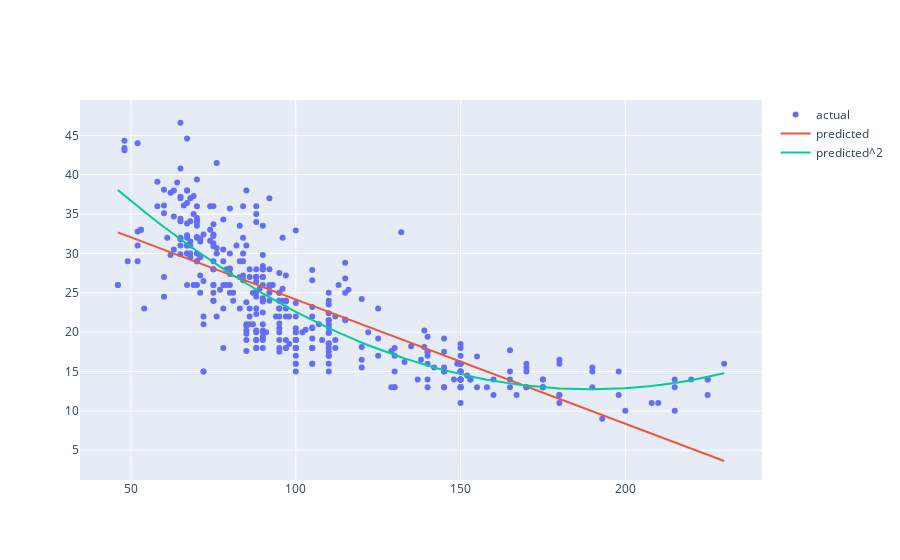

The notebook cell this image was saved under:
### Markdown cell above
[Back to top](#Index:) 

## Problem 5

### Comparing the model performance



Reflect on the mean squared error of the two models.  Which model more closely approximated the data -- linear or quadratic?  Assign your answer as a string to `best_model` below (`linear` or `quadratic`).

### Code cell
# # px.scatter(data_frame=auto, x='horsepower', y='mpg')
# fig = fig.go
import plotly.graph_objects as go

fig = go.Figure()
fig.add_trace(go.Scatter(x=x_for_pred['horsepower'], y=x_for_pred['mpg'], mode='markers', name='actual'))
fig.add_trace(go.Scatter(x=x_for_pred['horsepower'], y=first_degree_model.predict(x_for_pred[['horsepower']]), mode='lines', name='predicted'))
fig.add_trace(go.Scatter(x=x_for_pred['horsepower'], y=quadratic_model.predict(x_for_pred[['horsepower', 'hp2']]), mode='lines', name='predicted^2'))

### Figure 1 — Plotly figure (JSON) as saved in the notebook; plotly's stock layout.template omitted (floating-point values rounded to 4 significant figures; data arrays with more than 128 entries replaced by an {"elided": "..."} marker saying what was removed)
{"data": [{"mode": "markers", "name": "actual", "type": "scatter", "x": {"elided": "392 float values"}, "y": {"elided": "392 float values"}}, {"mode": "lines", "name": "predicted", "type": "scatter", "x": {"elided": "392 float values"}, "y": {"elided": "392 float values"}}, {"mode": "lines", "name": "predicted^2", "type": "scatter", "x": {"elided": "392 float values"}, "y": {"elided": "392 float values"}}], "layout": {}}
